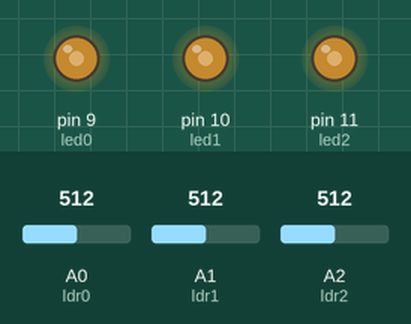
This sketch was run on a simulated Arduino Uno, built with avr-gcc and run on an emulated ATmega328P. Shown: output pins drawn as LEDs (lit = HIGH). The inputs (shaded band) are chosen by the test bench; at power-on: A0 (ldr0) = 512, A1 (ldr1) = 512, A2 (ldr2) = 512.

Above: at 1.2 s.
1.3 s: A0 (ldr0) set to 716
At 2.0 s:
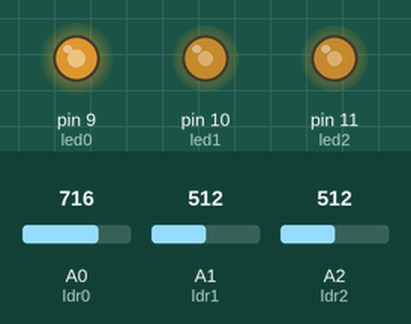
2.8 s: A1 (ldr1) set to 716
At 3.2 s:
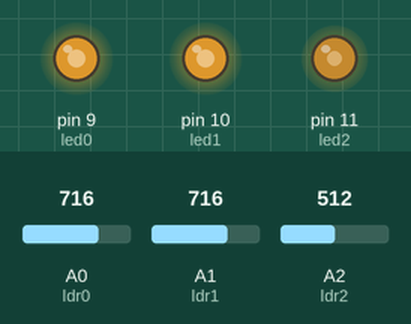
4.3 s: A2 (ldr2) set to 716
At 5.5 s:
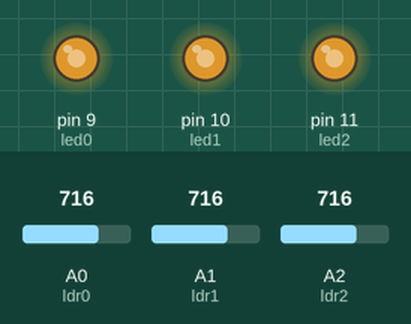
5.8 s: A0 (ldr0) set to 900
At 6.6 s:
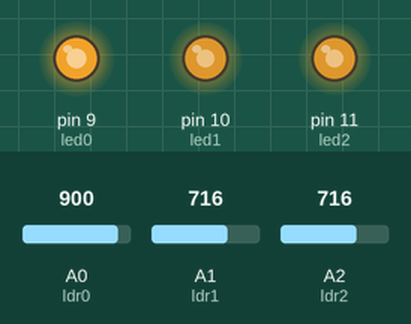
7.3 s: A1 (ldr1) set to 900
At 7.8 s:
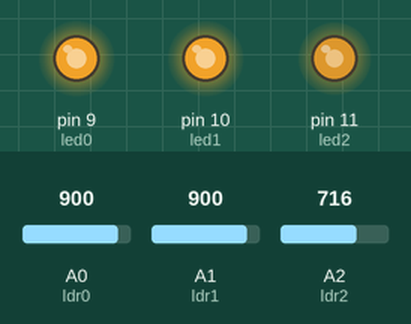
8.8 s: A2 (ldr2) set to 900
At 10.1 s:
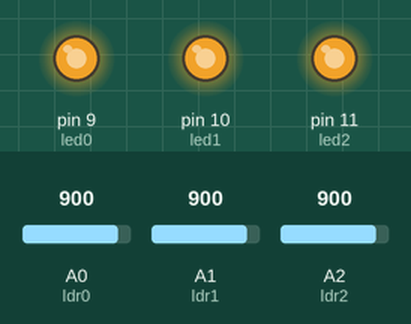
Timing chart, 0 to 11.3 s (numbered marks = the images above; inputs shaded):
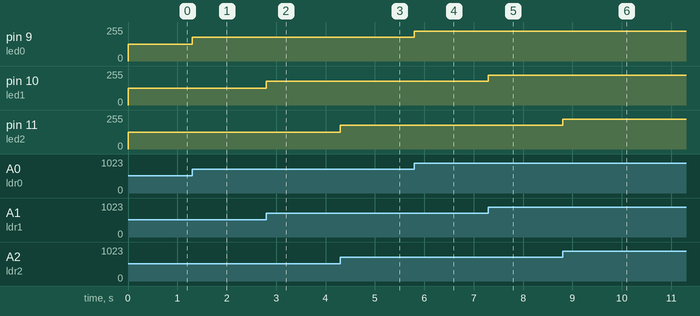

Measured:
- after the input at 1.3 s, pin 9 (led0): 127/255 → 178/255 at once
- after the input at 2.8 s, pin 10 (led1): 127/255 → 178/255 at once
- after the input at 4.3 s, pin 11 (led2): 127/255 → 178/255 at once
- after the input at 5.8 s, pin 9 (led0): 178/255 → 224/255 at once
- after the input at 7.3 s, pin 10 (led1): 178/255 → 224/255 at once
- after the input at 8.8 s, pin 11 (led2): 178/255 → 224/255 at once

The sketch:

R2-P2.ino
```cpp
/*******************************************************************************
**                                                                            **
**                           TITOL: R2 - P2                                   **
**                                                                            **
**                                                                            **
**  NOM: CARLOS RODRIGUEZ                                   DATA: 08/03/2017  **
*******************************************************************************/
//**********************************INCLUDE*************************************

//*********************************VARIABLES************************************
const int led0 = 9;
const int led1 = 10;
const int led2 = 11;
const int ldr0 = A0;
const int ldr1 = A1;
const int ldr2 = A2;

int velocitat = 50;
int valLdr0;
int valLdr1;
int valLdr2;
//***********************************SETUP**************************************
void setup()
{
  pinMode(led0, OUTPUT);
  pinMode(led1, OUTPUT);
  pinMode(led2, OUTPUT);
}
//************************************LOOP**************************************
void loop()
{
  valLdr0 = analogRead(ldr0);
  valLdr1 = analogRead(ldr1);
  valLdr2 = analogRead(ldr2);

  valLdr0 = map(valLdr0, 0, 1023, 0, 255);
  valLdr1 = map(valLdr1, 0, 1023, 0, 255);
  valLdr2 = map(valLdr2, 0, 1023, 0, 255);

  analogWrite(led0, valLdr0);
  analogWrite(led1, valLdr1);
  analogWrite(led2, valLdr2);
}
//**********************************FUNCIONS************************************
```
